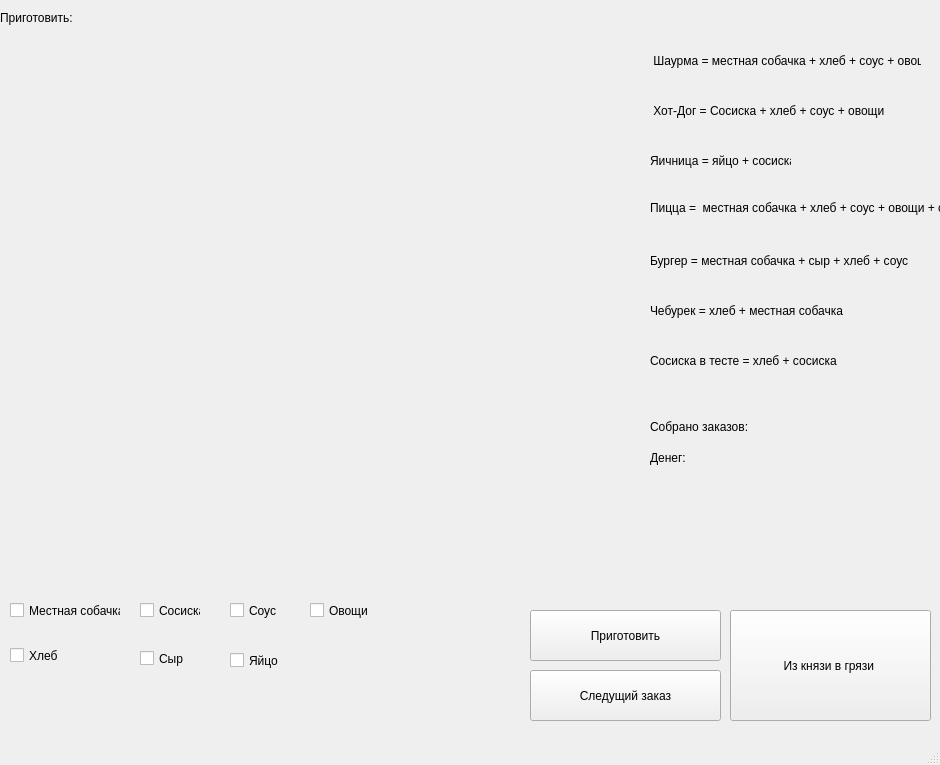
<?xml version="1.0" encoding="UTF-8"?>
<ui version="4.0">
 <class>MainWindow</class>
 <widget class="QMainWindow" name="MainWindow">
  <property name="geometry">
   <rect>
    <x>0</x>
    <y>0</y>
    <width>940</width>
    <height>765</height>
   </rect>
  </property>
  <property name="windowTitle">
   <string>MainWindow</string>
  </property>
  <widget class="QWidget" name="centralwidget">
   <widget class="QLabel" name="label_8">
    <property name="geometry">
     <rect>
      <x>430</x>
      <y>-30</y>
      <width>681</width>
      <height>601</height>
     </rect>
    </property>
    <property name="text">
     <string/>
    </property>
    <property name="pixmap">
     <pixmap>photo/рецепты.jpg</pixmap>
    </property>
   </widget>
   <widget class="QLabel" name="label_7">
    <property name="geometry">
     <rect>
      <x>0</x>
      <y>0</y>
      <width>631</width>
      <height>571</height>
     </rect>
    </property>
    <property name="text">
     <string/>
    </property>
    <property name="pixmap">
     <pixmap>photo/кухня.jpg</pixmap>
    </property>
   </widget>
   <widget class="QCheckBox" name="cb1">
    <property name="geometry">
     <rect>
      <x>10</x>
      <y>580</y>
      <width>111</width>
      <height>61</height>
     </rect>
    </property>
    <property name="text">
     <string>Местная собачка</string>
    </property>
   </widget>
   <widget class="QCheckBox" name="cb2">
    <property name="geometry">
     <rect>
      <x>10</x>
      <y>620</y>
      <width>101</width>
      <height>71</height>
     </rect>
    </property>
    <property name="text">
     <string>Хлеб</string>
    </property>
   </widget>
   <widget class="QCheckBox" name="cb3">
    <property name="geometry">
     <rect>
      <x>230</x>
      <y>580</y>
      <width>61</width>
      <height>61</height>
     </rect>
    </property>
    <property name="text">
     <string>Соус</string>
    </property>
   </widget>
   <widget class="QCheckBox" name="cb4">
    <property name="geometry">
     <rect>
      <x>310</x>
      <y>580</y>
      <width>131</width>
      <height>61</height>
     </rect>
    </property>
    <property name="text">
     <string>Овощи</string>
    </property>
   </widget>
   <widget class="QCheckBox" name="cb5">
    <property name="geometry">
     <rect>
      <x>140</x>
      <y>580</y>
      <width>61</width>
      <height>61</height>
     </rect>
    </property>
    <property name="text">
     <string>Сосиска</string>
    </property>
   </widget>
   <widget class="QCheckBox" name="cb6">
    <property name="geometry">
     <rect>
      <x>230</x>
      <y>640</y>
      <width>61</width>
      <height>41</height>
     </rect>
    </property>
    <property name="text">
     <string>Яйцо</string>
    </property>
   </widget>
   <widget class="QPushButton" name="pb1">
    <property name="geometry">
     <rect>
      <x>530</x>
      <y>610</y>
      <width>191</width>
      <height>51</height>
     </rect>
    </property>
    <property name="styleSheet">
     <string notr="true">font: 18pt &quot;MS Shell Dlg 2&quot;;</string>
    </property>
    <property name="text">
     <string>Приготовить</string>
    </property>
   </widget>
   <widget class="QLabel" name="label">
    <property name="geometry">
     <rect>
      <x>650</x>
      <y>50</y>
      <width>271</width>
      <height>21</height>
     </rect>
    </property>
    <property name="text">
     <string> Шаурма = местная собачка + хлеб + соус + овощи</string>
    </property>
   </widget>
   <widget class="QLabel" name="label_2">
    <property name="geometry">
     <rect>
      <x>-230</x>
      <y>0</y>
      <width>541</width>
      <height>231</height>
     </rect>
    </property>
    <property name="text">
     <string/>
    </property>
    <property name="pixmap">
     <pixmap>photo/рецепты.jpg</pixmap>
    </property>
   </widget>
   <widget class="QLabel" name="lb1">
    <property name="geometry">
     <rect>
      <x>0</x>
      <y>40</y>
      <width>311</width>
      <height>191</height>
     </rect>
    </property>
    <property name="text">
     <string/>
    </property>
    <property name="alignment">
     <set>Qt::AlignLeading|Qt::AlignLeft|Qt::AlignTop</set>
    </property>
   </widget>
   <widget class="QLabel" name="label_4">
    <property name="geometry">
     <rect>
      <x>650</x>
      <y>100</y>
      <width>251</width>
      <height>21</height>
     </rect>
    </property>
    <property name="text">
     <string> Хот-Дог = Сосиска + хлеб + соус + овощи</string>
    </property>
   </widget>
   <widget class="QLabel" name="label_5">
    <property name="geometry">
     <rect>
      <x>650</x>
      <y>150</y>
      <width>141</width>
      <height>21</height>
     </rect>
    </property>
    <property name="text">
     <string>Яичница = яйцо + сосиска </string>
    </property>
   </widget>
   <widget class="QLabel" name="label_6">
    <property name="geometry">
     <rect>
      <x>650</x>
      <y>200</y>
      <width>311</width>
      <height>16</height>
     </rect>
    </property>
    <property name="text">
     <string>Пицца =  местная собачка + хлеб + соус + овощи + сыр</string>
    </property>
   </widget>
   <widget class="QLabel" name="label_9">
    <property name="geometry">
     <rect>
      <x>650</x>
      <y>250</y>
      <width>301</width>
      <height>21</height>
     </rect>
    </property>
    <property name="text">
     <string>Бургер = местная собачка + сыр + хлеб + соус</string>
    </property>
   </widget>
   <widget class="QLabel" name="label_10">
    <property name="geometry">
     <rect>
      <x>650</x>
      <y>350</y>
      <width>251</width>
      <height>21</height>
     </rect>
    </property>
    <property name="text">
     <string>Сосиска в тесте = хлеб + сосиска</string>
    </property>
   </widget>
   <widget class="QLabel" name="label_11">
    <property name="geometry">
     <rect>
      <x>650</x>
      <y>300</y>
      <width>281</width>
      <height>21</height>
     </rect>
    </property>
    <property name="text">
     <string>Чебурек = хлеб + местная собачка </string>
    </property>
   </widget>
   <widget class="QPushButton" name="pb2">
    <property name="geometry">
     <rect>
      <x>730</x>
      <y>610</y>
      <width>201</width>
      <height>111</height>
     </rect>
    </property>
    <property name="styleSheet">
     <string notr="true">font: 28pt &quot;MS Shell Dlg 2&quot;;
font: 18pt &quot;MS Shell Dlg 2&quot;;</string>
    </property>
    <property name="text">
     <string>Из князи в грязи </string>
    </property>
   </widget>
   <widget class="QCheckBox" name="cb7">
    <property name="geometry">
     <rect>
      <x>140</x>
      <y>650</y>
      <width>70</width>
      <height>17</height>
     </rect>
    </property>
    <property name="text">
     <string>Сыр</string>
    </property>
   </widget>
   <widget class="QLabel" name="label_3">
    <property name="geometry">
     <rect>
      <x>0</x>
      <y>10</y>
      <width>121</width>
      <height>16</height>
     </rect>
    </property>
    <property name="text">
     <string>Приготовить:</string>
    </property>
   </widget>
   <widget class="QPushButton" name="pb3">
    <property name="geometry">
     <rect>
      <x>530</x>
      <y>670</y>
      <width>191</width>
      <height>51</height>
     </rect>
    </property>
    <property name="styleSheet">
     <string notr="true">font: 18pt &quot;MS Shell Dlg 2&quot;;</string>
    </property>
    <property name="text">
     <string>Следущий заказ</string>
    </property>
   </widget>
   <widget class="QLabel" name="lb2">
    <property name="geometry">
     <rect>
      <x>650</x>
      <y>420</y>
      <width>201</width>
      <height>16</height>
     </rect>
    </property>
    <property name="text">
     <string>Собрано заказов:</string>
    </property>
    <property name="alignment">
     <set>Qt::AlignLeading|Qt::AlignLeft|Qt::AlignTop</set>
    </property>
    <property name="wordWrap">
     <bool>true</bool>
    </property>
   </widget>
   <widget class="QLabel" name="lb12">
    <property name="geometry">
     <rect>
      <x>650</x>
      <y>450</y>
      <width>311</width>
      <height>16</height>
     </rect>
    </property>
    <property name="text">
     <string>Денег:</string>
    </property>
   </widget>
  </widget>
  <widget class="QMenuBar" name="menubar">
   <property name="geometry">
    <rect>
     <x>0</x>
     <y>0</y>
     <width>940</width>
     <height>21</height>
    </rect>
   </property>
  </widget>
  <widget class="QStatusBar" name="statusbar"/>
 </widget>
 <resources/>
 <connections/>
</ui>
